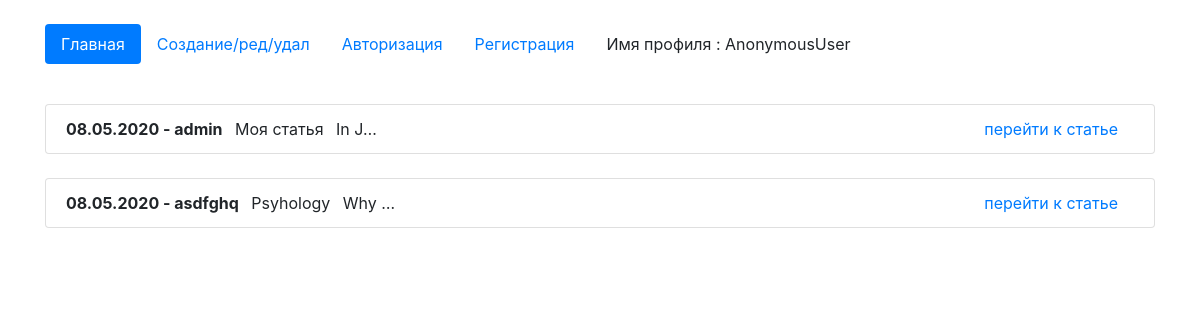
The page / on the database its author committed.
### core/models.py (models this page shows, shortened)
class Articles(models.Model):
    author = models.ForeignKey(User, on_delete = models.CASCADE, verbose_name='Владелец статьи', blank = True, null = True )
    create_date = models.DateTimeField(auto_now=True)
    name = models.CharField(max_length=200, verbose_name='Название')
    text = models.TextField(verbose_name='Текст')
    class Meta:
        verbose_name='Статью'
        verbose_name_plural='Статьи'

### core/views.py (the view)
# urls.py: path('', views.HomeListView.as_view(), name='home'),
class HomeListView(ListView):
    model = Articles
    template_name = 'index.html'
    context_object_name = 'list_articles'

### core/templates/index.html (shortened to what this page needs)
<!doctype html>
<html lang="en">
   <head>
      <link rel="stylesheet" href="https://stackpath.bootstrapcdn.com/bootstrap/4.4.1/css/bootstrap.min.css">
   </head>
   <body>
      <div class="container mt-4">
         <ul class="nav nav-pills">
            <li class="nav-item">
               {% url 'home' as url_home %}
               <a class="nav-link {% if url_home == request.path %}active{% endif %}" href="{{url_home}}">Главная</a>
            </li>
            <li class="nav-item">
               {% url 'edit_page' as url_edit_page %}
               <a class="nav-link {% if url_edit_page == request.path %}active{% endif %}" href="{{url_edit_page}}">Создание/ред/удал</a>
            </li>
            {% if request.user.is_authenticated %}
            <li class="nav-item">
             {% url 'logout_page' as url_logout_page %}
               <a class="nav-link btn-danger ml-4 " href="{{url_logout_page}}">Выйти</a>
            </li>
            {% else %}
             <li class="nav-item">
                {% url 'login_page' as url_login_page %}
               <a class="nav-link {% if url_login_page == request.path %}active{% endif %}" href="{{ url_login_page }} ">Авторизация</a>
            </li>
             <li class="nav-item">
             {% url 'register_page' as url_register_page %}
               <a class="nav-link {% if url_register_page == request.path %}active{% endif %}" href="{{url_register_page}}">Регистрация</a>
            </li>
            {% endif %}
            <li class="nav-item">
           <p class="nav-link ml-auto">Имя профиля : {{request.user}}</p>
          </li>
         </ul>
         {% block content %}
         {% for i in list_articles %}
         <ul class="list-group mt-4">
            <li class="list-group-item">
               <b>{{i.create_date|date:'d.m.Y'}} - {{i.author}}</b>
               <span class="m-2">{{i.name}}</span>
               <span>{{i.text|truncatechars:"5"}}</span>
               <span class="float-right mr-3"><a href="/detail/{{i.id}}">перейти к статье</a></span>
            </li>
         </ul>
         {% endfor %}
         {% endblock %}
      </div>
   </body>
</html>

### rows shown on the page
Articles: create_date "08.05.2020", author "admin", name "Моя статья", text "In J…"
Articles: create_date "08.05.2020", author "asdfghq", name "Psyhology", text "Why …"

### other values the page prints
{{ request.user }} "AnonymousUser"
